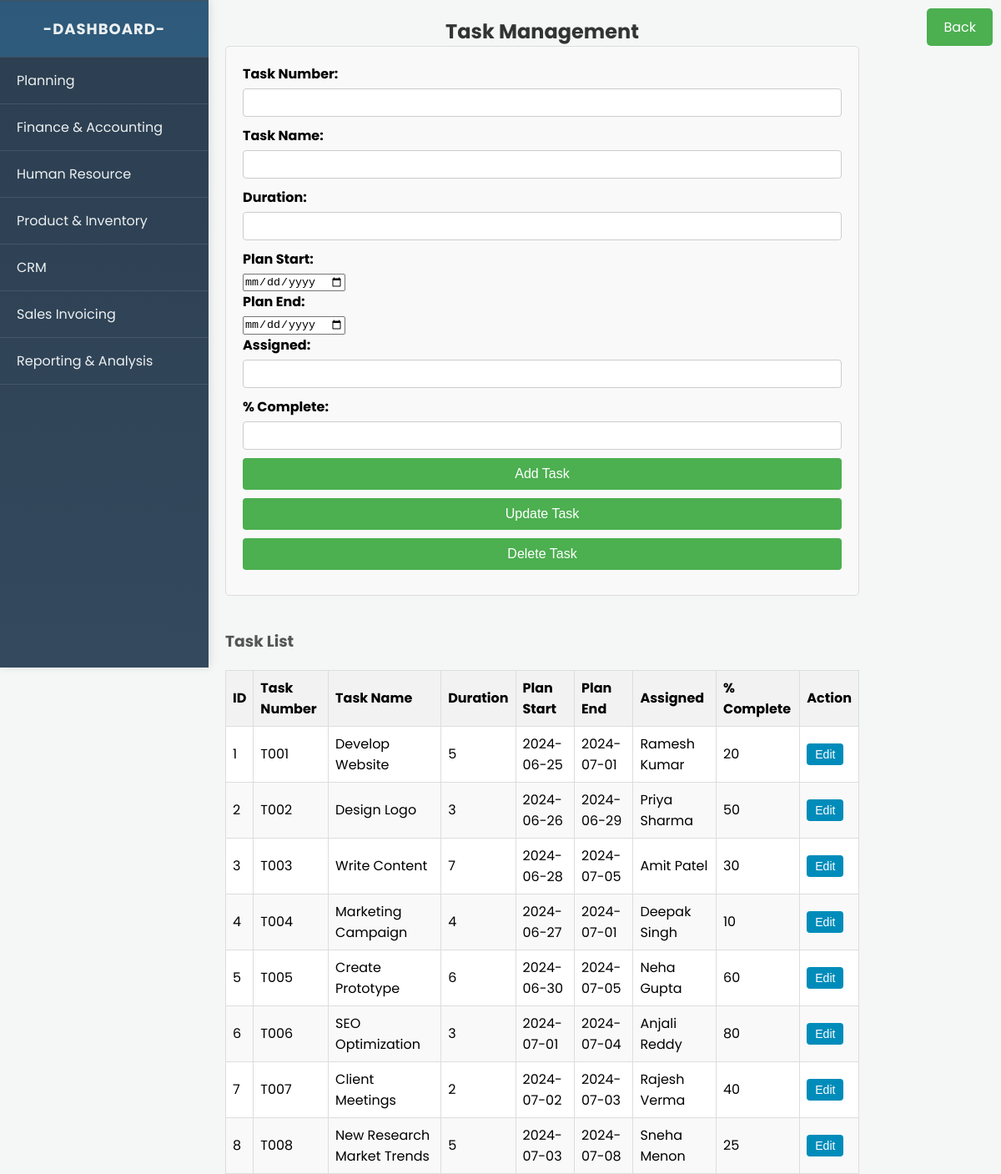
/planning/task/task.php (signed in), run on the app's committed database.
### tables this page shows
CREATE TABLE `tasks` (
  `id` int(11) NOT NULL,
  `task_number` varchar(50) NOT NULL,
  `task_name` varchar(100) NOT NULL,
  `duration` int(11) DEFAULT NULL,
  `plan_start` date DEFAULT NULL,
  `plan_end` date DEFAULT NULL,
  `assigned` varchar(100) DEFAULT NULL,
  `percent_complete` int(11) DEFAULT NULL
);

### planning/task/task.php (the view, shortened to what this page needs)
<?php
include('../../db_connect.php');
include('../../sidebar.php');
$sql = "SELECT * FROM tasks";
$result = $conn->query($sql);
?>
<!DOCTYPE html>
<html lang="en">
<head>
    <link rel="stylesheet" href="style.css">
    <link rel="stylesheet" href="../../istyle.css">
</head>
<body>
<a href="javascript:history.back()" class="back-button">Back</a>
    <div class="content">
    <section id="task_management">
        <h2>Task Management</h2>
        <form method="post">
            <label for="task_number">Task Number:</label>
            <input type="text" id="task_number" name="task_number" required>
            <label for="task_name">Task Name:</label>
            <input type="text" id="task_name" name="task_name" required>
            <label for="duration">Duration:</label>
            <input type="number" id="duration" name="duration">
            <label for="plan_start">Plan Start:</label>
            <input type="date" id="plan_start" name="plan_start">
            <label for="plan_end">Plan End:</label>
            <input type="date" id="plan_end" name="plan_end">
            <label for="assigned">Assigned:</label>
            <input type="text" id="assigned" name="assigned">
            <label for="percent_complete">% Complete:</label>
            <input type="number" id="percent_complete" name="percent_complete" min="0" max="100">
            <input type="submit" name="add_task" value="Add Task">
            <input type="submit" name="update_task" value="Update Task">
            <input type="submit" name="delete_task" value="Delete Task">
        </form>
        <h3>Task List</h3>
        <?php
        if ($result->num_rows > 0) {
            echo "<table class='task-table'>";
            echo "<thead><tr><th>ID</th><th>Task Number</th><th>Task Name</th><th>Duration</th><th>Plan Start</th><th>Plan End</th><th>Assigned</th><th>% Complete</th><th>Action</th></tr></thead>";
            echo "<tbody>";
            while($row = $result->fetch_assoc()) {
                echo "<tr>";
                echo "<td>" . $row['id'] . "</td>";
                echo "<td>" . $row['task_number'] . "</td>";
                echo "<td>" . $row['task_name'] . "</td>";
                echo "<td>" . $row['duration'] . "</td>";
                echo "<td>" . $row['plan_start'] . "</td>";
                echo "<td>" . $row['plan_end'] . "</td>";
                echo "<td>" . $row['assigned'] . "</td>";
                echo "<td>" . $row['percent_complete'] . "</td>";
                echo "<td>
                        <button onclick=\"editTask(" . $row['id'] . ", '" . $row['task_number'] . "', '" . $row['task_name'] . "', " . $row['duration'] . ", '" . $row['plan_start'] . "', '" . $row['plan_end'] . "', '" . $row['assigned'] . "', " . $row['percent_complete'] . ")\">Edit</button>
                      </td>";
                echo "</tr>";
            }
            echo "</tbody>";
            echo "</table>";
        } else {
            echo "<p>No tasks found.</p>";
        }
        ?>
    </section>
    </div>
</body>
</html>

### planning/task/style.css (style rules this page uses)
form { margin-bottom: 20px; background-color: #f9f9f9; padding: 20px; border: 1px solid #ddd; border-radius: 5px; }
label { display: block; margin-bottom: 5px; font-weight: bold; }
input[type="text"], input[type="number"], textarea, input[type="submit"] { width: 100%; padding: 8px; margin-bottom: 10px; border: 1px solid #ccc; border-radius: 4px; box-sizing: border-box; font-size: 14px; }
input[type="submit"] { background-color: #4CAF50; color: white; padding: 10px 20px; border: none; border-radius: 4px; cursor: pointer; font-size: 16px; }
table { width: 100%; border-collapse: collapse; margin-top: 20px; background-color: #fff; }
th, td { border: 1px solid #ddd; padding: 8px; text-align: left; }
th { background-color: #f2f2f2; font-weight: bold; }
tbody tr:nth-child(even) { background-color: #f9f9f9; }
button { background-color: #008CBA; color: white; padding: 5px 10px; border: none; border-radius: 4px; cursor: pointer; font-size: 14px; }
.content { max-width: 800px; margin: 0 auto; padding: 20px; }
h2 { text-align: center; color: #333; }
h3 { margin-top: 40px; color: #555; }

### istyle.css (style rules this page uses)
* { margin: 0; padding: 0; box-sizing: border-box; }
body { font-family: 'Poppins', sans-serif; background-color: #f4f7f6; display: flex; }
.main-content, .content { margin-left: 250px; padding: 20px; width: calc(100% - 250px); }

### planning/task/task.php (style rules this page uses)
.back-button { position: absolute; top: 10px; right: 10px; background-color: #4CAF50; color: white; padding: 10px 20px; text-align: center; text-decoration: none; display: inline-block; font-size: 16px; border: none; border-radius: 5px; cursor: pointer; }

### data on the page
tasks: id "1", task_number "T001", task_name "Develop Website", duration "5", plan_start "2024-06-25", plan_end "2024-07-01", assigned "Ramesh Kumar", percent_complete "20"
tasks: id "2", task_number "T002", task_name "Design Logo", duration "3", plan_start "2024-06-26", plan_end "2024-06-29", assigned "Priya Sharma", percent_complete "50"
tasks: id "3", task_number "T003", task_name "Write Content", duration "7", plan_start "2024-06-28", plan_end "2024-07-05", assigned "Amit Patel", percent_complete "30"
tasks: id "4", task_number "T004", task_name "Marketing Campaign", duration "4", plan_start "2024-06-27", plan_end "2024-07-01", assigned "Deepak Singh", percent_complete "10"
tasks: id "5", task_number "T005", task_name "Create Prototype", duration "6", plan_start "2024-06-30", plan_end "2024-07-05", assigned "Neha Gupta", percent_complete "60"
tasks: id "6", task_number "T006", task_name "SEO Optimization", duration "3", plan_start "2024-07-01", plan_end "2024-07-04", assigned "Anjali Reddy", percent_complete "80"
tasks: id "7", task_number "T007", task_name "Client Meetings", duration "2", plan_start "2024-07-02", plan_end "2024-07-03", assigned "Rajesh Verma", percent_complete "40"
tasks: id "8", task_number "T008", task_name "New Research Market Trends", duration "5", plan_start "2024-07-03", plan_end "2024-07-08", assigned "Sneha Menon", percent_complete "25"
